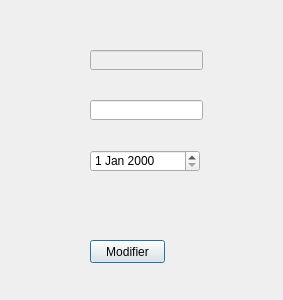
<?xml version="1.0" encoding="UTF-8"?>
<ui version="4.0">
 <class>modifier_abt</class>
 <widget class="QDialog" name="modifier_abt">
  <property name="geometry">
   <rect>
    <x>0</x>
    <y>0</y>
    <width>283</width>
    <height>300</height>
   </rect>
  </property>
  <property name="windowTitle">
   <string>modifier abonnement</string>
  </property>
  <property name="windowIcon">
   <iconset>
    <normaloff>../../Desktop/New folder/favicon.ico</normaloff>../../Desktop/New folder/favicon.ico</iconset>
  </property>
  <widget class="QLineEdit" name="TYPE_MOD">
   <property name="geometry">
    <rect>
     <x>90</x>
     <y>100</y>
     <width>113</width>
     <height>20</height>
    </rect>
   </property>
  </widget>
  <widget class="QPushButton" name="MOD">
   <property name="geometry">
    <rect>
     <x>90</x>
     <y>240</y>
     <width>75</width>
     <height>23</height>
    </rect>
   </property>
   <property name="text">
    <string>Modifier</string>
   </property>
  </widget>
  <widget class="QDateEdit" name="DATE_INS_MOD">
   <property name="geometry">
    <rect>
     <x>90</x>
     <y>150</y>
     <width>110</width>
     <height>22</height>
    </rect>
   </property>
  </widget>
  <widget class="QLineEdit" name="ID_ABTMOD">
   <property name="enabled">
    <bool>false</bool>
   </property>
   <property name="geometry">
    <rect>
     <x>90</x>
     <y>50</y>
     <width>113</width>
     <height>20</height>
    </rect>
   </property>
  </widget>
 </widget>
 <resources/>
 <connections/>
</ui>
